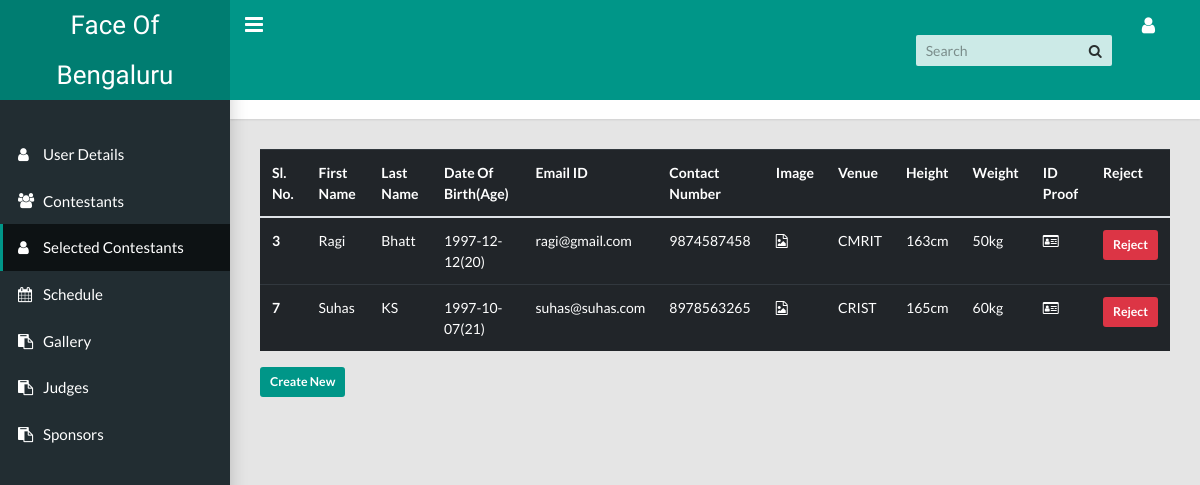
Screenshot of /Apple-master/selcont.php (signed in) with the database file from the repository.
### tables this page shows
CREATE TABLE `regis` (
  `id` int(11) NOT NULL AUTO_INCREMENT,
  `file1` varchar(100) NOT NULL,
  `file2` varchar(250) NOT NULL,
  `phone` varchar(100) NOT NULL,
  `fname` varchar(100) NOT NULL,
  `lname` varchar(100) NOT NULL,
  `email` varchar(100) NOT NULL,
  `age` int(100) NOT NULL,
  `weight` varchar(100) NOT NULL,
  `radio` varchar(100) NOT NULL,
  `date` date NOT NULL,
  `drop1` varchar(100) NOT NULL,
  `link` varchar(100) NOT NULL,
  `talent` varchar(100) NOT NULL,
  `yourself` varchar(100) NOT NULL,
  `height` varchar(150) NOT NULL,
  `pwd` varchar(11) NOT NULL,
  `status` varchar(250) NOT NULL DEFAULT 'pending',
  PRIMARY KEY (`id`)
);

### Apple-master/selcont.php (the view, shortened to what this page needs)
<?php
include("include.php");
?>
<!DOCTYPE html>
<html lang="en">
<head>
    <link rel="stylesheet" type="text/css" href="css/main.css">
    <link rel="stylesheet" type="text/css" href="https://maxcdn.bootstrapcdn.com/font-awesome/4.7.0/css/font-awesome.min.css">
</head>
<body class="app sidebar-mini rtl">
    <header class="app-header">
        <a class="app-header__logo" href="index.html">Face Of Bengaluru</a>
        <a class="app-sidebar__toggle" href="#" data-toggle="sidebar" aria-label="Hide Sidebar"></a>
        <ul class="app-nav">
            <li class="app-search">
                <input class="app-search__input" type="search" placeholder="Search">
                <button class="app-search__button">
                    <i class="fa fa-search"></i>
                </button>
            </li>
            <li class="dropdown">
                <a class="app-nav__item" href="#" data-toggle="dropdown" aria-label="Open Profile Menu">
                    <i class="fa fa-user fa-lg"></i>
                </a>
            </li>
        </ul>
    </header>
    <aside class="app-sidebar">
        <div class="app-sidebar__user">
            <br>
        </div>
        <ul class="app-menu">
            <li>
                <a class="app-menu__item " href="index.php">
                    <i class="app-menu__icon fa fa-user"></i>
                    <span class="app-menu__label">User Details</span>
                </a>
            </li>
            <li>
                <a class="app-menu__item " href="cont.php">
                    <i class="app-menu__icon fa fa-users"></i>
                    <span class="app-menu__label"> Contestants</span>
                </a>
            </li>
            <li>
                <a class="app-menu__item active" href="selcont.php">
                    <i class="app-menu__icon fa fa-user" aria-hidden="true"></i>
                    <span class="app-menu__label"> Selected Contestants</span>
                </a>
            </li>
            <li>
                <a class="app-menu__item" href="sched.php">
                    <i class="app-menu__icon fa fa-calendar" aria-hidden="true"></i>
                    <span class="app-menu__label"> Schedule</span>
                </a>
            </li>
            <li>
                <a class="app-menu__item" href="gallery.php">
                    <i class="app-menu__icon fa fa-clipboard"></i>
                    <span class="app-menu__label"> Gallery</span>
                </a>
            </li>
            <li>
                <a class="app-menu__item" href="judges.php">
                    <i class="app-menu__icon fa fa-clipboard"></i>
                    <span class="app-menu__label"> Judges</span>
                </a>
            </li>
            <li>
                <a class="app-menu__item" href="sponsors.php">
                    <i class="app-menu__icon fa fa-clipboard"></i>
                    <span class="app-menu__label"> Sponsors</span>
                </a>
            </li>
        </ul>
    </aside>
    <main class="app-content">
        <div class="app-title">
            <div>
                <h1>
                    <i class="fa fa-user"></i>Selected Contestants</h1>
            </div>
            <ul class="app-breadcrumb breadcrumb">
                <li class="breadcrumb-item">
                </li>
                <li class="breadcrumb-item">
                    <a href="selcont.php">Selected Contestants</a>
                </li>
            </ul>
        </div>
        <table class="table table-hover table-dark table-responsive">
            <thead-dark>
                <tr>
                    <th scope="col">Sl. No.</th>
                    <th scope="col">First Name</th>
                    <th scope="col">Last Name</th>
                    <th scope="col">Date Of Birth(Age)</th>
                    <th scope="col">Email ID</th>
                    <th scope="col">Contact Number</th>
                    <th scope="col">Image</th>
                    <th scope="col">Venue</th>
                    <th scope="col">Height</th>
                    <th scope="col">Weight</th>
                    <th scope="col">ID Proof</th>
                    <th scope="col">Reject</th>
                </tr>
                <tbody>
                        <?php
                        $query=mysqli_query($con,"SELECT * FROM regis WHERE status='selected'");
                        while ($row = mysqli_fetch_array($query)) {
                          ?>
                    <tr>
                            <th scope="row"><?php echo $row['id']; ?></th>
                            <td><?php echo $row['fname']; ?></td>
                            <td><?php echo $row['lname']; ?></td>
                            <td><?php echo $row['date']; ?>(<?php echo $row['age']; ?>)</td>
                        <td><?php echo $row['email']; ?></td>
                        <td><?php echo $row['phone']; ?></td>
                        <td> <i class="fa fa-file-image-o" aria-hidden="true" data-toggle="modal" data-target="#imageModal<?php echo $row['id'] ?>"></i>
                        </td>
                        <td><?php echo $row['drop1']; ?></td>
                        <td><?php echo $row['height']; ?>cm</td>
                        <td><?php echo $row['weight']; ?>kg</td>
                        <td><i class="fa fa-id-card-o" aria-hidden="true" data-toggle="modal" data-target="#IDModal<?php echo $row['id'] ?>"></i>
                        </td>
                    <form action='selcont.php' method='POST'> <td>
                            <button ID="button" name="reject" value="reject" class="btn btn-danger btn-sm">Reject</button>
                        </td>
                        </form>
                          </tr>
                        <?php } ?>
                </tbody>
        </table>
        <div class="new_entry">
            <button type="button" class="btn btn-primary btn-sm" data-toggle="modal" data-target="#new_entry">
                Create New
            </button>
        </div>
    </main>
</body>
</html>

### rows the page displays
regis: id "3", fname "Ragi", lname "Bhatt", date "1997-12-12", age "20", email "ragi@gmail.com", phone "9874587458", drop1 "CMRIT", height "163", weight "50"
regis: id "7", fname "Suhas", lname "KS", date "1997-10-07", age "21", email "suhas@suhas.com", phone "8978563265", drop1 "CRIST", height "165", weight "60"
